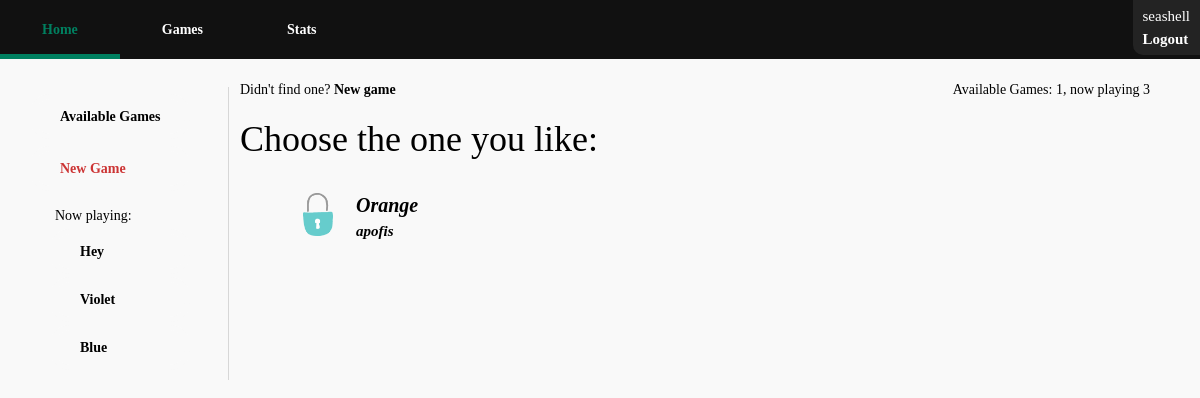
The app's page /game/ (signed in), older data.
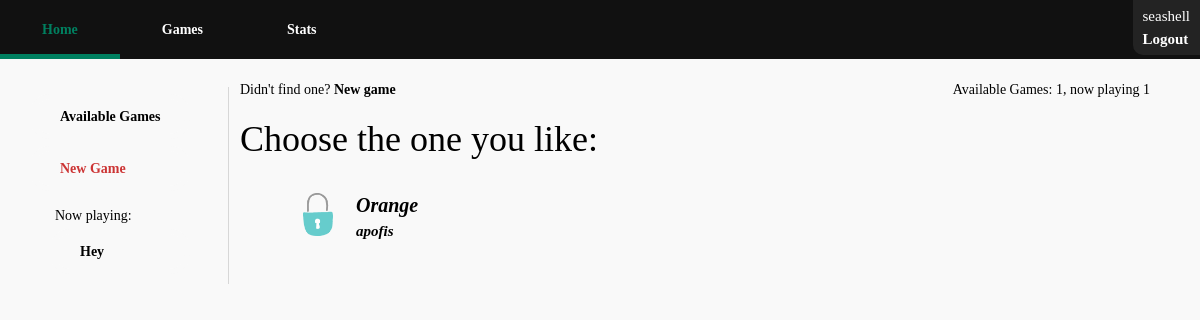
The same page, newer data.
### testapp/models.py (models this page shows)
class Game(models.Model):
    isCompleted = models.BooleanField(default=False)
    isPublic = models.BooleanField()
    password = models.CharField(max_length=10, null=True)
    gameName = models.CharField(max_length=100, default='NoNameGame')
    ownerID = models.ForeignKey(User, on_delete=models.CASCADE, related_name='owner')
    secondPlayerID =models.ForeignKey(User, on_delete=models.SET_NULL, null=True, related_name='secondPlayer')
    winnerID = models.ForeignKey(User, on_delete=models.SET_NULL, null=True, related_name='winner')
    ownerScore = models.IntegerField(default=0)
    secondPlayerScore = models.IntegerField(default=0)

### game/views.py (the view)
# urls.py: path('game/', include('game.urls')),
@login_required()
def game(request):
    games = Game.objects.filter(Q(secondPlayerID__isnull=True), isCompleted=False)
    games = games.exclude(ownerID=request.user)
    activeGames = Game.objects.filter(Q(ownerID=request.user) | Q(secondPlayerID=request.user))
    activeGames = activeGames.exclude(isCompleted=True)
    return render(
        request, 'game/game.html', {'userGames': activeGames,
                                    'games': games,
                                    'allgamesstats': {
                                        'available': games.count(),
                                        'inProgress': Game.objects.filter(Q(secondPlayerID__isnull=False),
                                                                           isCompleted=False).count()
                                    }}
    )

### templates/game/game.html (shortened to what this page needs)
{% extends "base_gamewindow.html" %}
{% block content %}
    {% if games.count > 0 %}
        <div id="allgames-top">
            <span id="allgames-top-create">Didn't find one? <a href="{% url 'New Game' %}"> New game</a></span>
            <span id="allgames-top-stats">Available Games: {{ allgamesstats.available }}, now playing {{ allgamesstats.inProgress }}</span>
        </div>
        <h1>Choose the one you like: </h1>
        <ul id="availablegame-list">
        {% for game in games %}
            <li>
            {% if game.isPublic %}
                <div class="isprivate"></div>
            {% else %}
                <div class="isprivate"><img src="../../static/img/private.png" /></div>
            {% endif %}
                <div>
                <a class="availableGame" href="{% url 'Join Game' %}?id={{ game.id }}">
                <div>{{ game.gameName }}</div> <br/>
                <span>{{ game.ownerID.username }}</span>
                </a>
            </div></li>
        {% endfor %}
        </ul>
    {% else %}
         <p>No games available! <a href="{% url 'New Game' %}"> New game</a></p>
    {% endif %}
{% endblock %}

### templates/base_gamewindow.html
{% extends "base_generic.html" %}
{% block aside %}
    <aside id="gamenav">
    <ul>
    <li class="gamenawitem"><a href="{% url 'All Games' %}">Available Games</a></li>
    <li class="gamenawitem" id="gamenav-newgame"><a href="{% url 'New Game' %}">New Game</a></li>
        <li class="gamenawitem" id="gamenav-gamelist"><span>Now playing:</span>
        <ul>
            {% if userGames.count != 0 %}
                {% for game in userGames %}
                    <li class="gamenav-listitem"><a href="{% url 'Join Game' %}?id={{ game.id }}">{{ game.gameName }}</a></li>
                {% endfor %}
            {% else %}
            <li>Sorry, no games!</li>
            {% endif %}
        </ul>
    </li>
    </ul>
    </aside>
{% endblock %}

Row changes from the older to the newer data that the page shows:
no longer on this page (row edited): Game: gameName "Violet"
no longer on this page (row edited): Game: gameName "Blue"
Text that changed along with them:
{{ allgamesstats.inProgress }}: "3" → "1"
